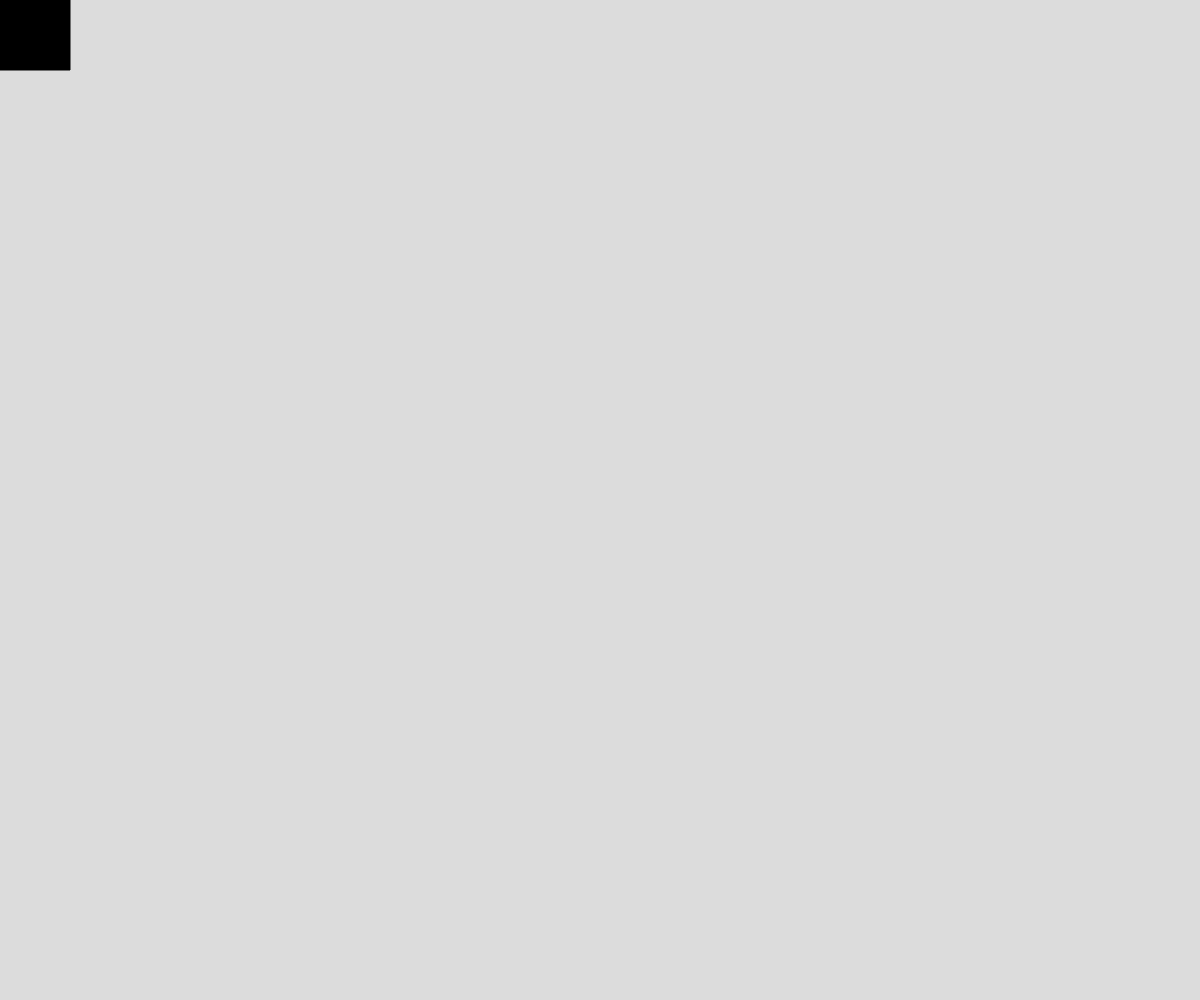
Frame 1 (no input)
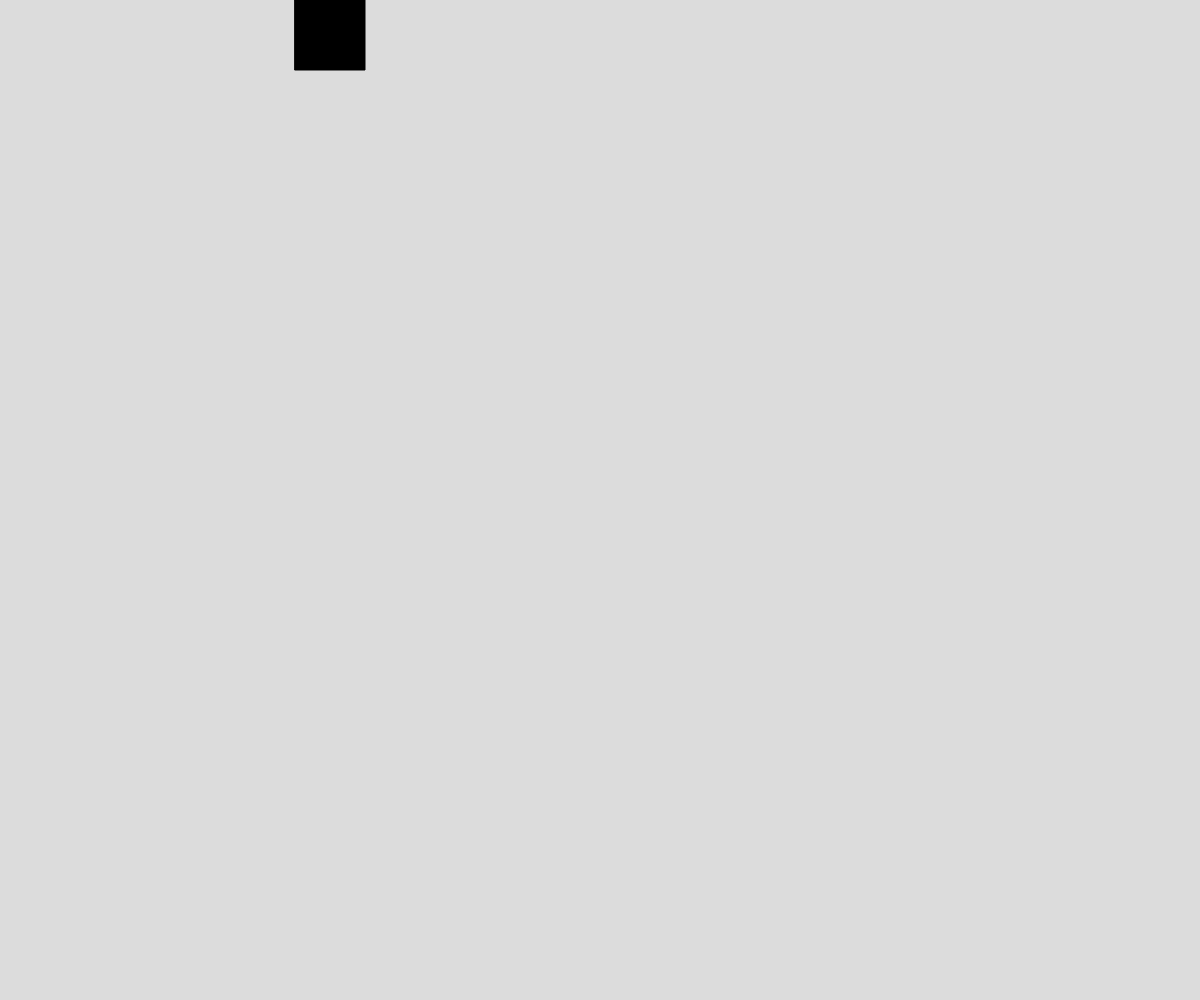
Frame 60 (no input)
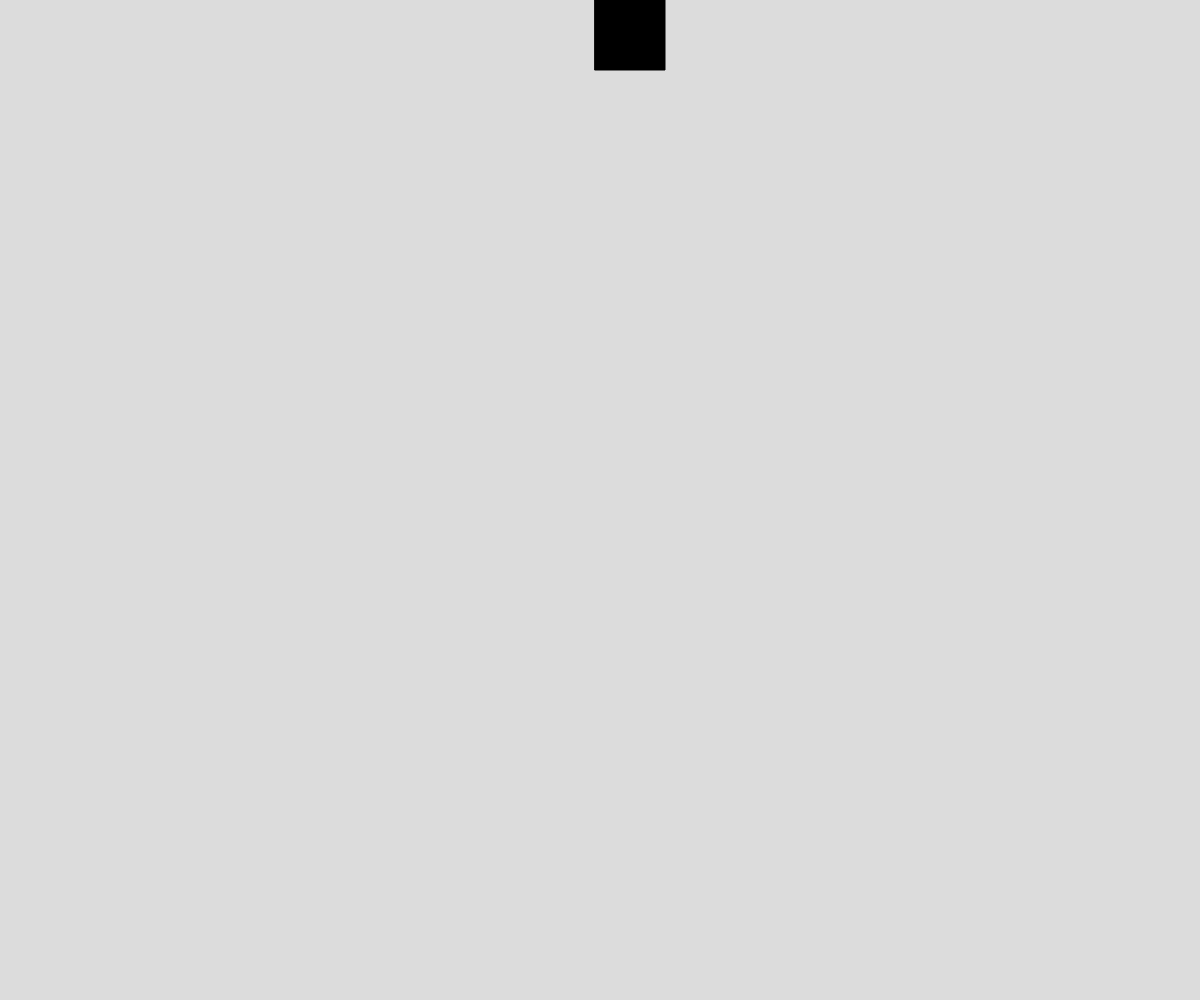
Frame 120 (the mouse pressed at the canvas centre since frame 60)

The p5.js sketch that drew these frames (run headless with seeded random() and noise() and a simulated clock; from frame 60 on, the mouse is pressed at the canvas centre):

// p5.js sketch
// ── sketch.js
// Square Around Edge Demo
// Nini
// 09/26/2022
let x, y, squareSize, speed, state;

function setup() {
  createCanvas(windowWidth, windowHeight);
  x = 0;
  y = 0;
  squareSize = 70;
  speed = 5;
  state = "right";
  createCanvas(windowWidth, windowHeight);
}

function draw() {
  background(220);
  drawSquare();
  moveSquare();
}

function drawSquare() {
  fill("black");
  square(x, y, squareSize);
}

function moveSquare() {
  if (state === "right") {
    x += speed;
    if (x + squareSize >= width) {
      x = width - squareSize;
      state = "down";
    }
  }
  if (state === "down") {
    y += speed;
    if (y + squareSize >= height) {
      y = height - squareSize;
      state = "left";
    }
  }
  if (state === "left") {
    x -= speed;
    if (x <= 0) {
      x = 0;
      state = "up";
    }
  }
  if (state === "up") {
    y -= speed;
    if (y <= 0) {
      y = 0;
      state = "right";
    }
  }
}
